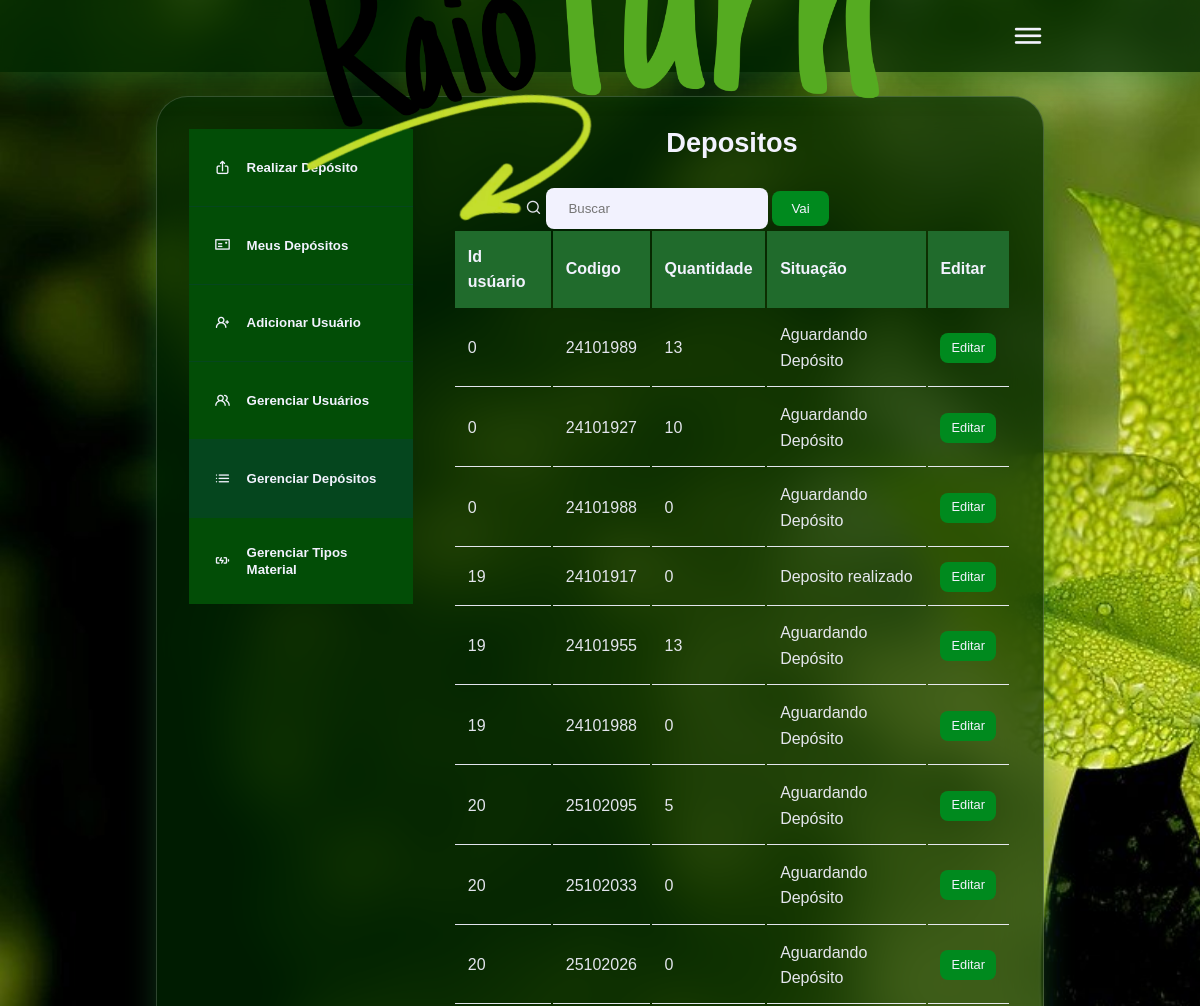
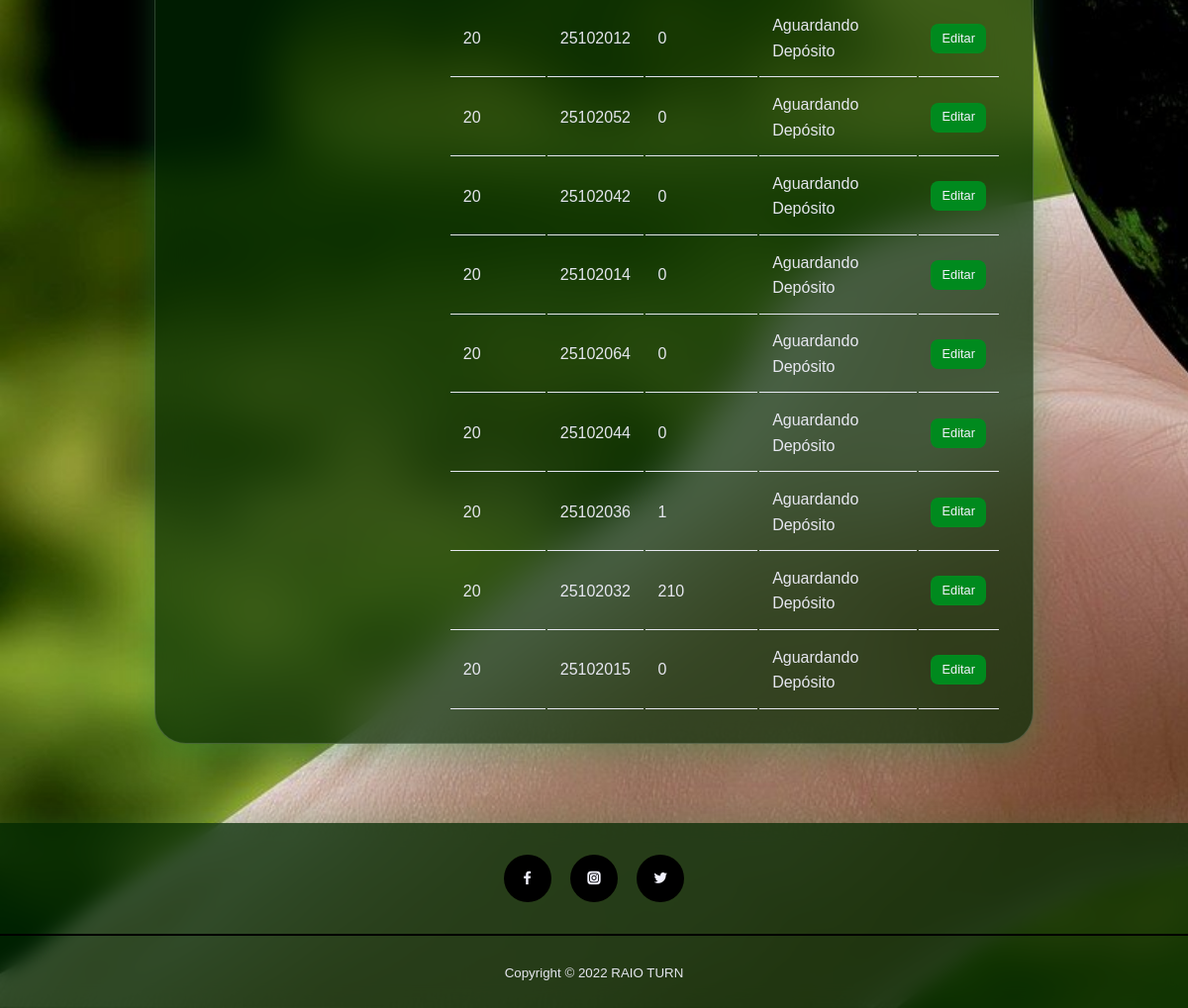
The page /admin/gerenciar-depositos.php (signed in) on the database its author committed (2 pictures, top to bottom).
### tables this page shows
CREATE TABLE `depositos` (
  `id` int(11) NOT NULL,
  `id_user` int(11) NOT NULL,
  `qtd_total` int(11) NOT NULL,
  `peso_total` float NOT NULL,
  `data_deposito` date NOT NULL,
  `codigo_deposito` int(11) NOT NULL,
  `situacao` varchar(55) NOT NULL
);

### admin/partials/header.php (called while the page is built)
<?php
    require '../partials/header.php';
?>

### admin/gerenciar-depositos.php (the view, shortened to what this page needs)
<?php
   include 'partials/header.php';
   $depositos_sql = "SELECT * FROM depositos";
   $depositos = mysqli_query($connection, $depositos_sql);
   if(isset($_POST['pesquisa']) && isset($_POST['submit'])){
      $pesquisa = filter_var($_POST['pesquisa'], FILTER_SANITIZE_FULL_SPECIAL_CHARS);
      if($pesquisa == "todos" or $pesquisa == "TODOS" or $pesquisa == "t" or $pesquisa == "T"){
         $depositos_sql = "SELECT * FROM depositos";
         $depositos = mysqli_query($connection, $depositos_sql);
      }else{
         $depositos_sql = "SELECT * FROM depositos WHERE codigo_deposito LIKE '%$pesquisa%'";
         $depositos = mysqli_query($connection, $depositos_sql);
      }
      unset($_POST['pesquisa']);
  } else{
      $depositos_sql = "SELECT * FROM depositos";
      $depositos = mysqli_query($connection, $depositos_sql);
  }
?>
<section class="dashboard">
   <div class="container dashboard__container">
   <aside>
      <ul>
         <li><a href="deposito.php" ><i class="uil uil-upload-alt"></i>
            <h5>Realizar Depósito</h5>
         </a></li>
         <li><a href="index.php" ><i class="uil uil-postcard"></i>
            <h5>Meus Depósitos</h5>
         </a></li>
         <?php if(isset($_SESSION['user_admin'])): ?>
         <li><a href="add-usuario.php"><i class="uil uil-user-plus"></i></i>
            <h5>Adicionar Usuário</h5>
         </a></li>
         <li><a href="gerenciar-usuarios.php"><i class="uil uil-users-alt"></i>
            <h5>Gerenciar Usuários</h5>
         </a></li>
         <li><a href="gerenciar-categorias.php" class="active"><i class="uil uil-list-ul"></i>
            <h5>Gerenciar Depósitos</h5>
         </a></li>
         <li><a href="gerenciar-materiais.php"><i class="uil uil-battery-bolt"></i>
            <h5>Gerenciar Tipos Material</h5>
         </a></li>
         <?php endif ?>
      </ul>
   </aside>
   <main>
      <h2>Depositos</h2>
      <form class="container search__bar-container" action="<?= ROOT_URL ?>admin/gerenciar-depositos.php" method="POST">
            <div>
                <button type="submit" name="submit" class="btn">Vai</button>
            </div>
        </form>
      <?php if(mysqli_num_rows($depositos) > 0) : ?>
      <table>
         <thead>
            <tr>
                <th>Id usúario</th>
                <th>Codigo</th>
                <th>Quantidade</th>
                <th>Situação</th>
                <th>Editar</th>
            </tr>
         </thead>
         <tbody>
                <?php while($deposito = mysqli_fetch_assoc($depositos)) : ?>
                <tr>
                    <td><?= "{$deposito['id_user']}" ?></td>
                    <td><?= "{$deposito['codigo_deposito']}" ?></td>
                    <td><?= "{$deposito['qtd_total']}" ?></td>
                    <td><?= "{$deposito['situacao']}" ?></td>
                    <td><a href="<?= ROOT_URL ?>admin/edit-deposito.php?id=<?= $deposito['id'] ?>" class="btn sm">Editar</a></td>
                </tr>
                <?php endwhile ?>
            </tbody>
      </table>
      <?php else : ?>
            <div class="alert__message error"><?= "Sem depósitos" ?></div>
      <?php endif ?>
   </main>
   </div>
</section>
<?php
    include '../partials/footer.php';
?>

### partials/header.php (shortened to what this page needs)
<!DOCTYPE html>
<html lang="pt-br">
<head>
       <link rel="stylesheet" href="<?= ROOT_URL ?>css/folha-estilo.css">
       <link rel="stylesheet" href="https://unicons.iconscout.com/release/v4.0.0/css/line.css">
</head>
<body>
    <nav class="glass__principal">
        <div class="container nav__container">
            <a href="<?= ROOT_URL ?>" class="nav__logo"><img src="<?= ROOT_URL ?>imagens/essenciais/raio-turn.png" alt=""></a>
            <?php if(isset($_SESSION['user-id'])): ?>
            <button id="open__nav-btn"><i class="uil uil-bars"></i></button>
                <?php else: ?>
                <ul>
                    <li><a href="<?= ROOT_URL ?>login.php">Entrar</a></li>
                </ul>
                <?php endif ?>
        </div>
    </nav>

### partials/footer.php (shortened to what this page needs)
<footer class="glass__principal">
    <div class="footer__socials">
        <a href="" target="_blank"><i class="uil uil-facebook-f"></i></a>
        <a href="" target="_blank"><i class="uil uil-instagram-alt"></i></i></a>
        <a href="" target="_blank"><i class="uil uil-twitter"></i></a>
    </div>
    <div class="footer__copyright">
        <small>Copyright &copy; 2022 RAIO TURN</small>
    </div>
</footer>
</body>
</html>

### raio_turn/css/folha-estilo.css (style rules this page uses)
:root { --color-primary: #024d06; --color-button: #008a1e; --color-primary-light: hsl(242, 91%, 69%, 18%); --color-primary-variant: #5854c7; --color-red: #da0f3f; --color-red-light: hsl(346, 87%, 46%, 15%); --color-green: #00c476; --color-green-light: hsl(156, 100%, 38%, 15%); --color-gray-900: #05461e; --color-gray-700: #206b2c; --color-gray-300: rgba(242, 242, 254, 0.3); --color-gray-200: rgba(242, 242, 254, 0.932); --color-white: #f2f2fe; --color-bg: #000000; --transition: all 300ms ease; --container-width-lg: 74%; --container-width-md: 88%; --form-width: 30%; --card-border-radius-1: 0.3rem; --card-border-radius-2: 0.5rem; --card-border-radius-3: 0.8rem; --card-border-radius-4: 2rem; --card-border-radius-5: 5rem; }
* { margin: 0; padding: 0; outline: 0; border: 0; appearance: 0; list-style: none; text-decoration: none; box-sizing: border-box; }
body { font-family: 'Montserrat', sans-serif; line-height: 1.6; color: var(--color-gray-200); overflow-x: hidden; background-image: url('../imagens/fundo-ecologico.jpg'); background-repeat: no-repeat; background-attachment: fixed; background-size: cover; font-size:1rem; }
.container { width: var(--container-width-lg); max-width: 1800px; margin-inline: auto; }
section { margin-top: 3rem; width: 100vw; }
h1,h2,h3,h4,h5 { color: var(--color-white); line-height: 1.3; }
h2 { font-size: 1.7rem; margin: 1rem 0; text-align: center; }
a { color: var(--color-white); transition: var(--transition); }
img { display: block; width: 100%; object-fit: cover; }
.glass__principal { background: rgba(0, 43, 2, 0.753); box-shadow: 0 8px 32px 0 rgba(31, 135, 54, 0.37); backdrop-filter: blur( 10px ); -webkit-backdrop-filter: blur( 10px); }
nav { background: var(--color-primary); width: 100vw; height: 4.5rem; position: fixed; top: 0; z-index: 10; box-shadow: 0 0.7rem 1rem rgba(4, 65, 22, 0.562); }
.nav__container { height: 100%; display: flex; align-items: center; justify-content: space-between; }
.nav__logo { font-weight: 600; font-size: 1.2rem; }
nav button { display: inline-block; font-size: 2rem; background: transparent; color: var(--color-white); cursor: pointer; }
.nav__container { position: relative; }
footer { background: var(--color-gray-900); padding: 2rem 0 0; box-shadow: inset 0 1.5rem 1,5rem rgba(0,0,0,0.2); }
.footer__socials { margin-inline: auto; width: fit-content; margin-bottom: 1rem; display: flex; justify-content: space-between; align-items: center; gap: 1.2rem; }
.footer__socials a { background: var(--color-bg); border-radius: 50%; width: 3rem; height: 3rem; display: flex; align-items: center; justify-content: center; }
.footer__copyright { text-align: center; padding: 1.5rem 0; border-top: 2px solid var(--color-bg); margin-top: 2rem; }
.btn { display: inline-block; width: fit-content; padding: 0.6rem 1.2rem; background-color: var(--color-button); border-radius: var(--card-border-radius-2); cursor: pointer; transition: var(--transition); color: var(--color-white); }
.btn.sm { padding: 0.3rem 0.7rem; font-size: 0.8rem; }
form { display: flex; flex-direction: column; gap: 1rem; }
.dashboard { margin-top: 6rem; }
.dashboard__container { display: grid; grid-template-columns: 14rem auto; gap: 1rem; padding: 2rem; margin-bottom: 5rem; background: rgba(0, 43, 2, 0.671); box-shadow: 0 8px 32px 0 rgba(31, 135, 54, 0.37); backdrop-filter: blur( 20px ); -webkit-backdrop-filter: blur( 20px); border-radius: var(--card-border-radius-4); border: 1px solid rgba( 255, 255, 255, 0.18 ); }
.dashboard aside a { background-color: var(--color-primary); display: flex; gap: 1rem; align-items: center; padding: 1.6rem; }
.dashboard aside ul li:not(:last-child) a { border-bottom: 1px solid var(--color-gray-900); }
.dashboard aside a.active { background-color: var(--color-gray-900); }
.dashboard main { margin-left: 1.5rem; }
.dashboard main h2 { margin: 0 0 2rem 0; line-height: 1; }
.dashboard main table { width: 100%; text-align: left; }
.dashboard main table th { background: var(--color-gray-700); padding: 0.8rem; color: var(--color-white); }
.dashboard main table td { padding: 0.8rem; border-bottom: 1px solid var(--color-gray-200); }

### rows shown on the page
depositos: id_user "0", codigo_deposito "24101988", qtd_total "0", situacao "Aguardando Depósito"
depositos: id_user "19", codigo_deposito "24101917", qtd_total "0", situacao "Deposito realizado"
depositos: id_user "19", codigo_deposito "24101955", qtd_total "13", situacao "Aguardando Depósito"
depositos: id_user "19", codigo_deposito "24101988", qtd_total "0", situacao "Aguardando Depósito"
depositos: id_user "20", codigo_deposito "25102095", qtd_total "5", situacao "Aguardando Depósito"
depositos: id_user "20", codigo_deposito "25102033", qtd_total "0", situacao "Aguardando Depósito"
depositos: id_user "20", codigo_deposito "25102026", qtd_total "0", situacao "Aguardando Depósito"
depositos: id_user "20", codigo_deposito "25102012", qtd_total "0", situacao "Aguardando Depósito"
depositos: id_user "20", codigo_deposito "25102052", qtd_total "0", situacao "Aguardando Depósito"
depositos: id_user "20", codigo_deposito "25102042", qtd_total "0", situacao "Aguardando Depósito"
depositos: id_user "20", codigo_deposito "25102014", qtd_total "0", situacao "Aguardando Depósito"
depositos: id_user "20", codigo_deposito "25102064", qtd_total "0", situacao "Aguardando Depósito"
depositos: id_user "20", codigo_deposito "25102044", qtd_total "0", situacao "Aguardando Depósito"
depositos: id_user "20", codigo_deposito "25102036", qtd_total "1", situacao "Aguardando Depósito"
depositos: id_user "20", codigo_deposito "25102032", qtd_total "210", situacao "Aguardando Depósito"
depositos: id_user "20", codigo_deposito "25102015", qtd_total "0", situacao "Aguardando Depósito"
